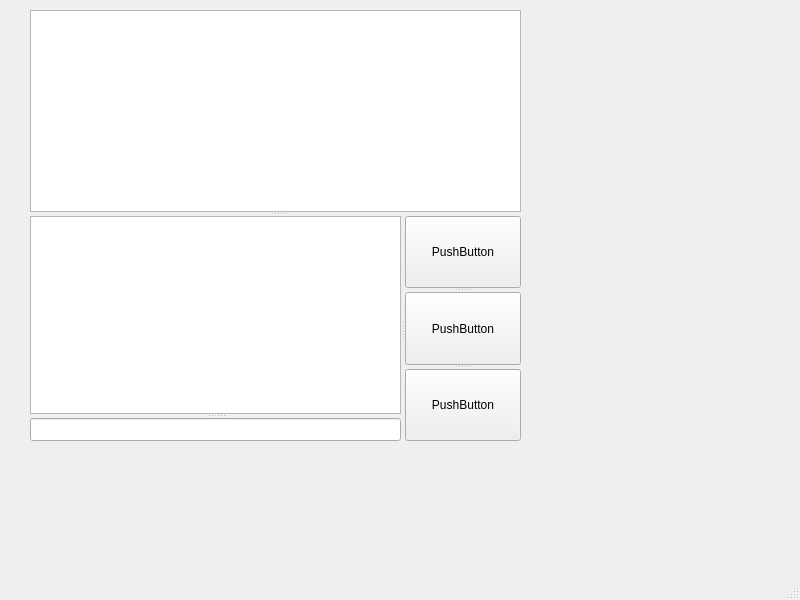
<?xml version="1.0" encoding="UTF-8"?>
<ui version="4.0">
 <class>MainWindow</class>
 <widget class="QMainWindow" name="MainWindow">
  <property name="geometry">
   <rect>
    <x>0</x>
    <y>0</y>
    <width>800</width>
    <height>600</height>
   </rect>
  </property>
  <property name="windowTitle">
   <string>MainWindow</string>
  </property>
  <widget class="QWidget" name="centralwidget">
   <widget class="QSplitter" name="splitter_4">
    <property name="geometry">
     <rect>
      <x>30</x>
      <y>10</y>
      <width>491</width>
      <height>431</height>
     </rect>
    </property>
    <property name="orientation">
     <enum>Qt::Vertical</enum>
    </property>
    <widget class="QTextEdit" name="textEdit"/>
    <widget class="QSplitter" name="splitter_3">
     <property name="orientation">
      <enum>Qt::Horizontal</enum>
     </property>
     <widget class="QSplitter" name="splitter_2">
      <property name="orientation">
       <enum>Qt::Vertical</enum>
      </property>
      <widget class="QPlainTextEdit" name="plainTextEdit"/>
      <widget class="QLineEdit" name="lineEdit"/>
     </widget>
     <widget class="QSplitter" name="splitter">
      <property name="orientation">
       <enum>Qt::Vertical</enum>
      </property>
      <widget class="QPushButton" name="pushButton_2">
       <property name="text">
        <string>PushButton</string>
       </property>
      </widget>
      <widget class="QPushButton" name="pushButton">
       <property name="text">
        <string>PushButton</string>
       </property>
      </widget>
      <widget class="QPushButton" name="pushButton_3">
       <property name="text">
        <string>PushButton</string>
       </property>
      </widget>
     </widget>
    </widget>
   </widget>
  </widget>
  <widget class="QMenuBar" name="menubar">
   <property name="geometry">
    <rect>
     <x>0</x>
     <y>0</y>
     <width>800</width>
     <height>23</height>
    </rect>
   </property>
  </widget>
  <widget class="QStatusBar" name="statusbar"/>
 </widget>
 <resources/>
 <connections/>
</ui>
